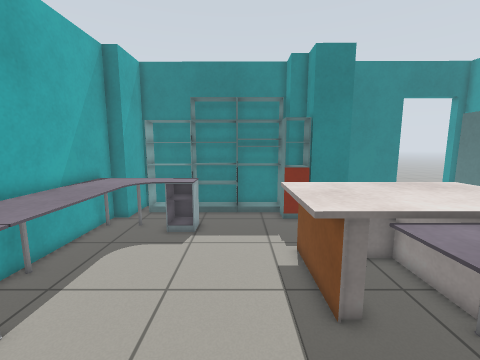
view 1 (above)

23 first-person views from a walk through a robot-simulator world made for Gazebo. The camera is 1.2 m above the floor, tilts 8° down and sees 90° across. The floor is counted in squares, 0.25 m on a side. Each view is taken from the middle of a square. On the plan, view 1 faces up. The plan holds only what a view shows up to about 20 squares ahead; the rest is blank.

view 2
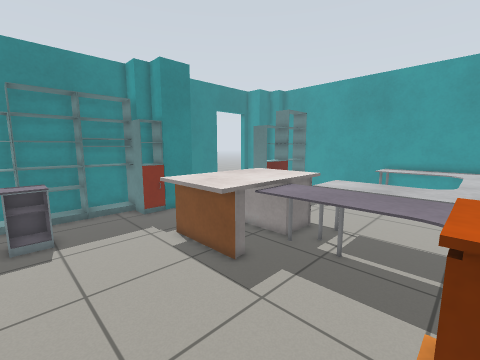

view 3
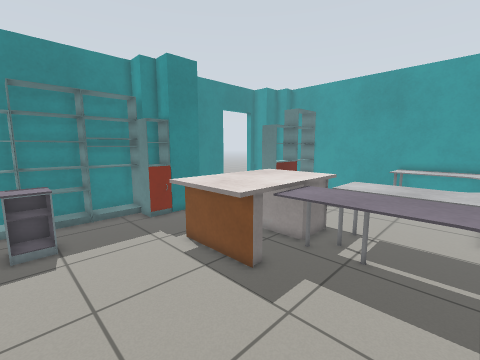

view 4
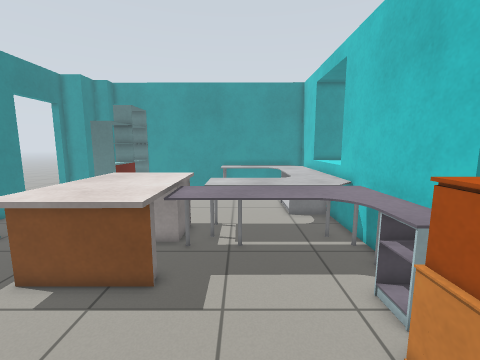

view 5
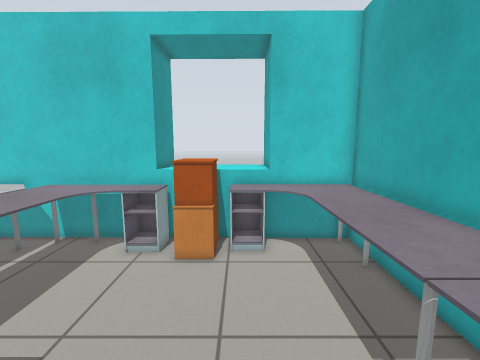

view 6
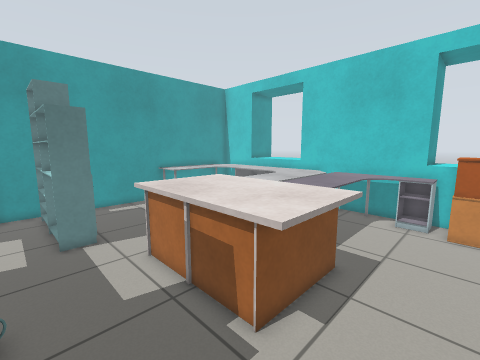

view 7
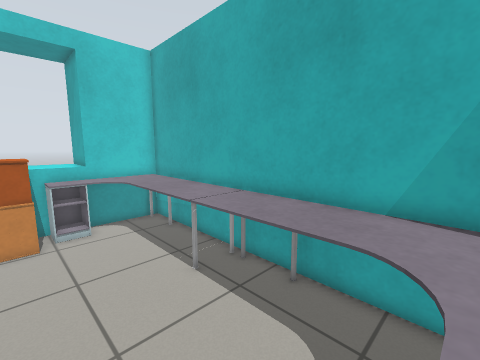

view 8
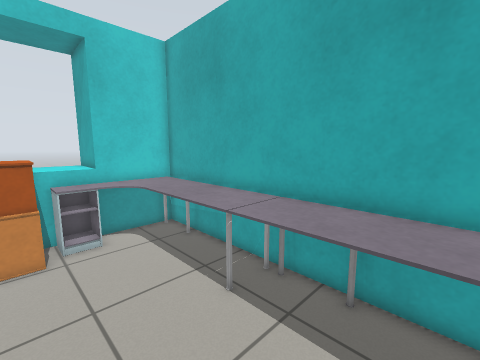

view 9
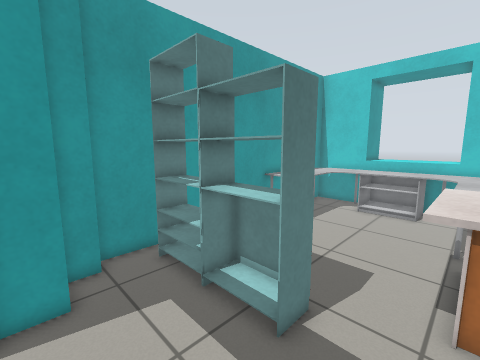

view 10
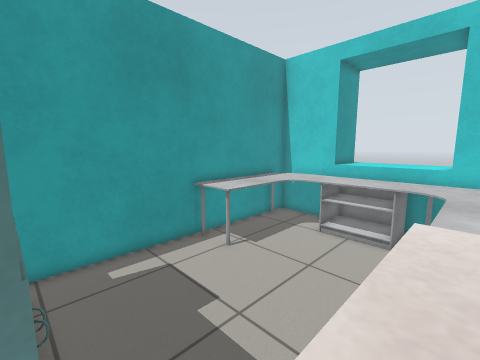

view 11
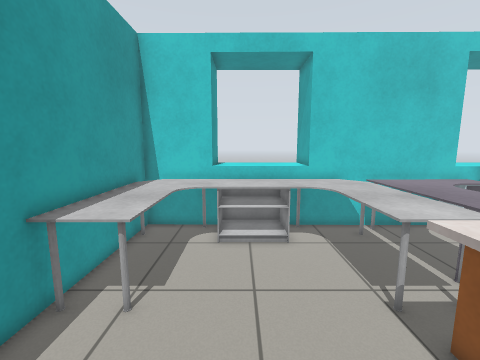

view 12
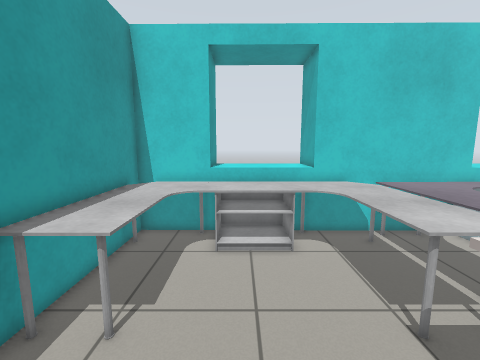

view 13
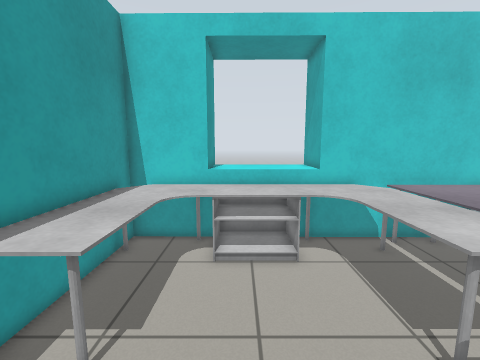

view 14
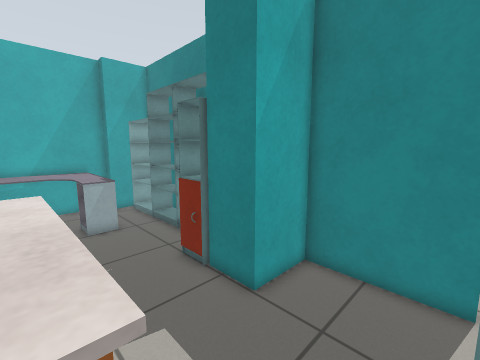

view 15
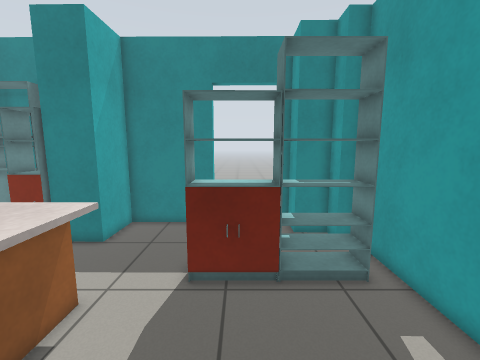

view 16
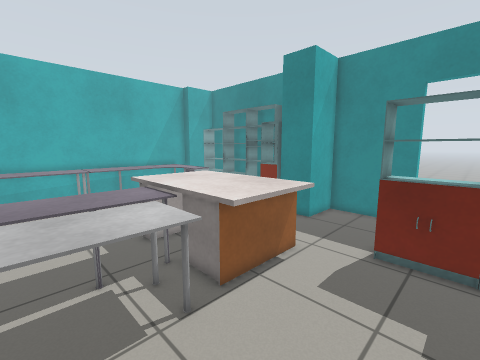

view 17
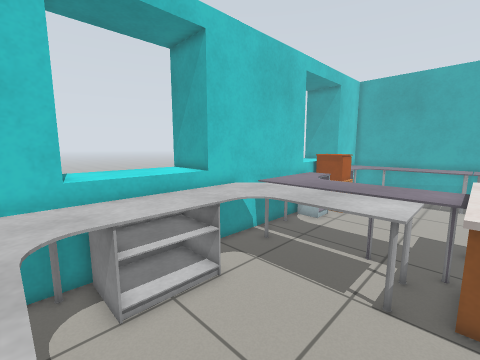

view 18
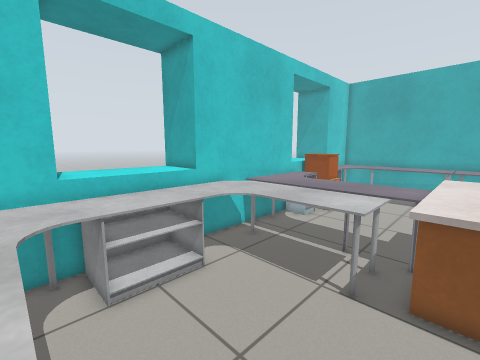

view 19
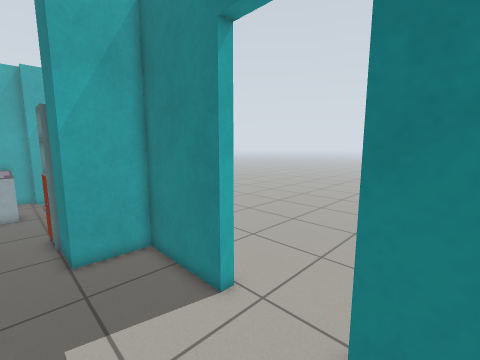

view 20
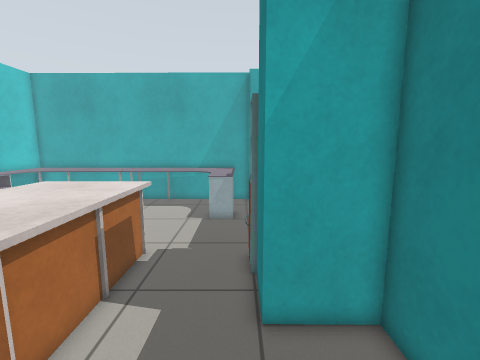

view 21
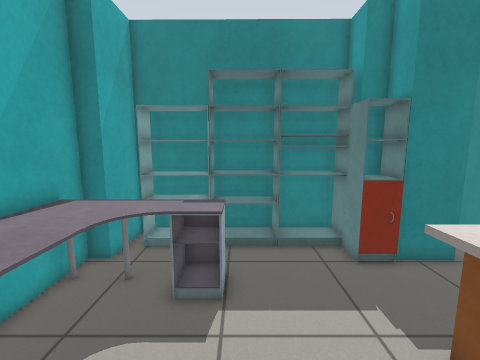

view 22
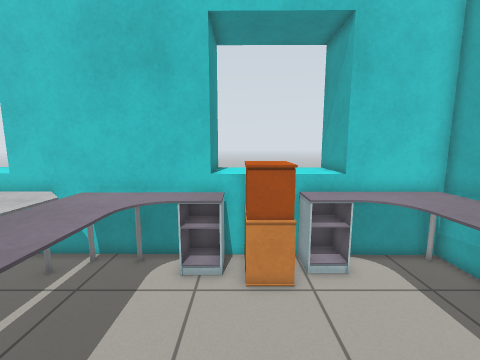

view 23
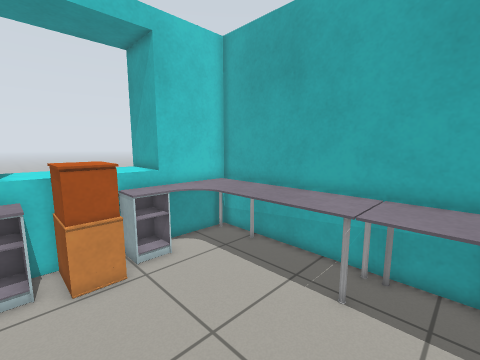

### Floor plan
Points are (right, up) in squares from view 1. A wall is a line through its corners. A room is listed if a view was taken in it or the views show most of it. See-through windows are left out.
Room 1 (views 1, 2, 3, 4, 5, 6, 7, 8, 9, 10, 11, 12, 13, 14, 15, 16, 17, 18, 19, 20, 21, 22, 23)
walls: (4.7, 17.1) (3.5, 17.1); (3.1, 18.8) (-7.5, 18.9) (-7.5, 15.7) (-8.5, 15.7) (-8.7, -3.1) (-8.3, -3.1); (9.9, -3.3) (9.9, -6.6); (12.4, 19.4) (12.4, 18.8) (7.1, 18.8) (7.1, 15.6) (4.7, 15.6) (4.7, 16.1); (-2.6, -3.2) (7.7, -3.2); (16.5, 18.7) (16.5, 19.4); (-4.5, -3.3) (-4.5, -6.4); (19.6, 15.5) (18.9, 15.5) (18.9, 16.9) (17, 17) (17.1, 18.7); (19.7, -3.4) (19.9, 15.5)
ways out: opening at (14.5, 19)
objects: desk (-8, -3) to (-3, 5); desk (-8, 6) to (-3, 14); shelf (-6, 17) to (-4, 18); shelf (-3, 17) to (-1, 18); chest of drawers (-2, -2) to (0, -2); chest of drawers (-2, -1) to (0, -1); chest of drawers (-1, -3); shelf (0, 17) to (3, 18); desk (1, -2) to (7, 6); table (2, 6) to (10, 11); shelf (3, 15) to (4, 17); other object (8, -3) to (19, 5); shelf (12, 12) to (14, 13); shelf (15, 12) to (18, 13)

Positions as (right, up) in squares from view 1, and headings:
1: (0, 0), facing up
2: (-4, -1), facing up-right
3: (-4, 0), facing up-right
4: (-5, 3), facing right
5: (-3, 9), facing down
6: (-1, 15), facing down-right
7: (-1, 13), facing down-left
8: (-1, 11), facing down-left
9: (9, 18), facing down-right
10: (9, 12), facing down-right
11: (14, 11), facing down
12: (14, 10), facing down
13: (14, 9), facing down
14: (12, 10), facing up-left
15: (14, 4), facing up
16: (15, 1), facing up-left
17: (17, 6), facing down-left
18: (17, 7), facing down-left
19: (18, 14), facing up-left
20: (13, 15), facing left
21: (-2, 6), facing up
22: (0, 7), facing down
23: (1, 8), facing down-left
